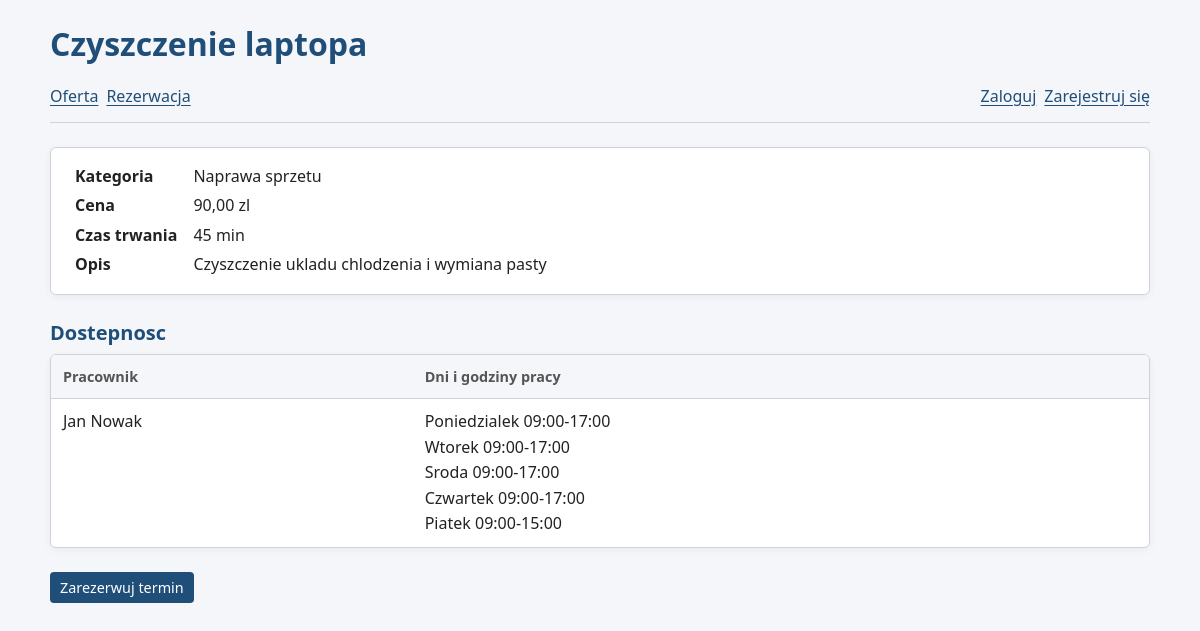
Page /usluga.php?id=4 on the committed database.
### tables this page shows
CREATE TABLE uslugi (
    id INT AUTO_INCREMENT PRIMARY KEY,
    kategoria_id INT NOT NULL,
    nazwa VARCHAR(100) NOT NULL,
    opis TEXT,
    czas_trwania INT NOT NULL,
    cena DECIMAL(8,2) NOT NULL,
    aktywna TINYINT(1) NOT NULL DEFAULT 1,
    FOREIGN KEY (kategoria_id) REFERENCES kategorie_uslug(id) ON DELETE RESTRICT,
    CHECK (czas_trwania > 0),
    CHECK (cena >= 0)
);

CREATE TABLE kategorie_uslug (
    id INT AUTO_INCREMENT PRIMARY KEY,
    nazwa VARCHAR(100) NOT NULL,
    opis TEXT
);

CREATE TABLE pracownicy (
    id INT AUTO_INCREMENT PRIMARY KEY,
    uzytkownik_id INT NOT NULL UNIQUE,
    opis TEXT,
    aktywny TINYINT(1) NOT NULL DEFAULT 1,
    FOREIGN KEY (uzytkownik_id) REFERENCES uzytkownicy(id) ON DELETE RESTRICT
);

CREATE TABLE dostepnosc_pracownikow (
    id INT AUTO_INCREMENT PRIMARY KEY,
    pracownik_id INT NOT NULL,
    dzien_tygodnia TINYINT NOT NULL COMMENT '1-poniedzialek ... 7-niedziela',
    godzina_od TIME NOT NULL,
    godzina_do TIME NOT NULL,
    FOREIGN KEY (pracownik_id) REFERENCES pracownicy(id) ON DELETE CASCADE,
    UNIQUE KEY uq_pracownik_dzien (pracownik_id, dzien_tygodnia),
    CHECK (dzien_tygodnia BETWEEN 1 AND 7),
    CHECK (godzina_do > godzina_od)
);

### includes/terminy.php (called while the page is built, shortened)
<?php
function aktywnaUsluga(PDO $pdo, int $id): ?array
{
    $stmt = $pdo->prepare(
        'SELECT u.id, u.nazwa, u.opis, u.czas_trwania, u.cena, k.nazwa AS kategoria
         FROM uslugi u
         JOIN kategorie_uslug k ON k.id = u.kategoria_id
         WHERE u.id = ? AND u.aktywna = 1'
    );
    $stmt->execute([$id]);
    return $stmt->fetch() ?: null;
}
function pracownicyUslugi(PDO $pdo, int $uslugaId): array
{
    $stmt = $pdo->prepare(
        "SELECT p.id, CONCAT(u.imie, ' ', u.nazwisko) AS nazwa, p.opis
         FROM pracownicy_uslugi pu
         JOIN pracownicy p ON p.id = pu.pracownik_id
         JOIN uzytkownicy u ON u.id = p.uzytkownik_id
         WHERE pu.usluga_id = ? AND p.aktywny = 1 AND u.aktywny = 1
         ORDER BY u.nazwisko, u.imie"
    );
    $stmt->execute([$uslugaId]);
    return $stmt->fetchAll();
}
function dniPracy(PDO $pdo, int $pracownikId): array
{
    $stmt = $pdo->prepare(
        'SELECT dzien_tygodnia, godzina_od, godzina_do
         FROM dostepnosc_pracownikow
         WHERE pracownik_id = ?
         ORDER BY dzien_tygodnia'
    );
    $stmt->execute([$pracownikId]);
    return $stmt->fetchAll();
}

### includes/auth.php (called while the page is built, shortened)
<?php
function zalogowany(): bool
{
    return isset($_SESSION['user_id'])
        && is_int($_SESSION['user_id'])
        && $_SESSION['user_id'] > 0;
}

### public/usluga.php (the view, shortened to what this page needs)
<?php
require __DIR__ . '/../includes/wspolne.php';
require __DIR__ . '/../includes/terminy.php';
$usluga = aktywnaUsluga($pdo, liczba($_GET['id'] ?? ''));
$pracownicy = pracownicyUslugi($pdo, (int) $usluga['id']);
naglowekStrony($usluga['nazwa'], menuGlowne());
?>
<div class="karta">
    <dl>
        <dt>Kategoria</dt>
        <dd><?= e($usluga['kategoria']) ?></dd>
        <dt>Cena</dt>
        <dd><?= cena($usluga['cena']) ?></dd>
        <dt>Czas trwania</dt>
        <dd><?= (int) $usluga['czas_trwania'] ?> min</dd>
        <dt>Opis</dt>
        <dd><?= e($usluga['opis']) ?: '-' ?></dd>
    </dl>
</div>
<h2>Dostepnosc</h2>
<?php if (!$pracownicy): ?>
    <p>Obecnie zaden pracownik nie wykonuje tej uslugi, wiec nie mozna jej zarezerwowac.</p>
<?php else: ?>
    <div class="tabela">
        <table>
            <tr>
                <th>Pracownik</th>
                <th>Dni i godziny pracy</th>
            </tr>
            <?php foreach ($pracownicy as $p): ?>
                <tr>
                    <td><?= e($p['nazwa']) ?></td>
                    <td>
                        <?php foreach (dniPracy($pdo, (int) $p['id']) as $d): ?>
                            <?= DNI_TYGODNIA[$d['dzien_tygodnia']] ?> <?= godzina($d['godzina_od']) ?>-<?= godzina($d['godzina_do']) ?><br>
                        <?php endforeach; ?>
                    </td>
                </tr>
            <?php endforeach; ?>
        </table>
    </div>
    <p><a class="przycisk" href="rezerwacja.php?usluga=<?= (int) $usluga['id'] ?>">Zarezerwuj termin</a></p>
<?php endif; ?>
<?php
stopkaStrony();

### includes/wspolne.php (shortened to what this page needs)
<?php
require_once __DIR__ . '/auth.php';
if (!function_exists('e')) {
    function e(?string $wartosc): string
    {
        return htmlspecialchars($wartosc ?? '', ENT_QUOTES | ENT_SUBSTITUTE, 'UTF-8');
    }
}
function liczba(mixed $wartosc): int
{
    return is_string($wartosc) && ctype_digit($wartosc) ? (int) $wartosc : 0;
}
function godzina(string $czas): string
{
    return substr($czas, 0, 5);
}
function cena(string|float $cena): string
{
    return number_format((float) $cena, 2, ',', ' ') . ' zl';
}
function naglowekStrony(string $tytul, array $linki): void
{
    $biezaca = basename($_SERVER['SCRIPT_NAME']);
    ?>
<!DOCTYPE html>
<html lang="pl">
<head>
    <link rel="stylesheet" href="../css/style.css">
</head>
<body class="panel">
    <h1><?= e($tytul) ?></h1>
    <nav>
        <?php foreach ($linki as $plik => $nazwa): ?>
            <a href="<?= e($plik) ?>"<?= $plik === $biezaca ? ' aria-current="page"' : '' ?>><?= e($nazwa) ?></a>
        <?php endforeach; ?>
        <?php if (zalogowany()): ?>
            <a href="profil.php">Moje konto</a>
            <a href="wyloguj.php">Wyloguj</a>
        <?php else: ?>
            <a href="logowanie.php">Zaloguj</a>
            <a href="rejestracja.php">Zarejestruj się</a>
        <?php endif; ?>
    </nav>
    <main>
    <?php
}
function stopkaStrony(): void
{
    ?>
    </main>
</body>
</html>
    <?php
}

### css/style.css (style rules this page uses)
:root { color-scheme: light; --kolor-glowny: #1f4e79; --kolor-glowny-hover: #173b5d; --kolor-tlo: #f4f6f9; --kolor-powierzchni: #fff; --kolor-tekst: #222; --kolor-tekst-pomocniczy: #555; --kolor-ramka: #ccd3dc; --kolor-blad: #b3261e; --kolor-blad-hover: #8c1d17; --kolor-blad-tlo: #fdecea; --kolor-sukces: #1e7b34; --kolor-sukces-tlo: #e8f5ec; --kolor-ostrzezenie: #e0b44a; --kolor-ostrzezenie-tlo: #fff6e0; --kolor-info-tlo: #e7eef7; --szerokosc-tresci: 800px; --szerokosc-formularza: 420px; --odstep-xs: 4px; --odstep-sm: 8px; --odstep-md: 12px; --odstep-lg: 16px; --odstep-xl: 24px; --odstep-xxl: 32px; --promien: 6px; --promien-maly: 4px; --cien: 0 2px 8px rgb(0 0 0 / 5%); --przejscie: 0.2s ease; }
*, *::before, *::after { box-sizing: border-box; }
html { -webkit-text-size-adjust: 100%; text-size-adjust: 100%; }
body { margin: 0; padding: 0 var(--odstep-lg) var(--odstep-xxl); font-family: system-ui, -apple-system, "Segoe UI", Roboto, Arial, Helvetica, sans-serif; font-size: 16px; line-height: 1.6; color: var(--kolor-tekst); background: var(--kolor-tlo); }
h1, h2 { color: var(--kolor-glowny); }
h1 { max-width: var(--szerokosc-tresci); margin: var(--odstep-xl) auto var(--odstep-sm); font-size: clamp(1.5rem, 4vw, 2rem); line-height: 1.25; }
h2 { margin: 0 0 var(--odstep-sm); font-size: 1.25rem; line-height: 1.35; }
p { margin-top: 0; }
nav { display: flex; flex-wrap: wrap; align-items: center; gap: var(--odstep-sm); max-width: var(--szerokosc-tresci); margin: 0 auto var(--odstep-xl); padding: var(--odstep-md) 0; border-bottom: 1px solid var(--kolor-ramka); }
a { color: var(--kolor-glowny); text-underline-offset: 3px; transition: color var(--przejscie); }
form, .kategoria, .karta, .tabela, .licznik { background: var(--kolor-powierzchni); border: 1px solid var(--kolor-ramka); border-radius: var(--promien); box-shadow: var(--cien); }
body.admin, body.panel { --szerokosc-tresci: 1100px; }
.admin main, .panel main { max-width: var(--szerokosc-tresci); margin: 0 auto; }
.tabela { overflow-x: auto; margin-bottom: var(--odstep-xl); }
table { width: 100%; border-collapse: collapse; }
th, td { padding: 10px var(--odstep-md); text-align: left; vertical-align: top; border-bottom: 1px solid var(--kolor-ramka); }
th { font-size: 0.9rem; color: var(--kolor-tekst-pomocniczy); background: var(--kolor-tlo); white-space: nowrap; }
tr:last-child td { border-bottom: none; }
button.maly, a.przycisk { display: inline-block; width: auto; min-height: 0; margin: 0; padding: var(--odstep-xs) 10px; font-size: 0.9rem; }
a.przycisk { color: #fff; text-decoration: none; background: var(--kolor-glowny); border-radius: var(--promien-maly); }
.karta { margin-bottom: var(--odstep-xl); padding: var(--odstep-lg) var(--odstep-xl); }
.karta dl { display: grid; grid-template-columns: max-content 1fr; gap: var(--odstep-xs) var(--odstep-lg); margin: 0; }
.karta dt { font-weight: 700; }
.karta dd { margin: 0; }

### rows in the picture
uslugi: nazwa "Czyszczenie laptopa", kategoria.nazwa "Naprawa sprzetu", cena "90,00 zl", czas_trwania "45", opis "Czyszczenie ukladu chlodzenia i wymiana pasty"
pracownicy: nazwa "Jan Nowak"
dostepnosc_pracownikow: dzien_tygodnia "Poniedzialek", godzina_od "09:00", godzina_do "17:00"
dostepnosc_pracownikow: dzien_tygodnia "Wtorek", godzina_od "09:00", godzina_do "17:00"
dostepnosc_pracownikow: dzien_tygodnia "Sroda", godzina_od "09:00", godzina_do "17:00"
dostepnosc_pracownikow: dzien_tygodnia "Czwartek", godzina_od "09:00", godzina_do "17:00"
dostepnosc_pracownikow: dzien_tygodnia "Piatek", godzina_od "09:00", godzina_do "15:00"

### other values in the picture
$nazwa "Oferta"
$nazwa "Rezerwacja"
